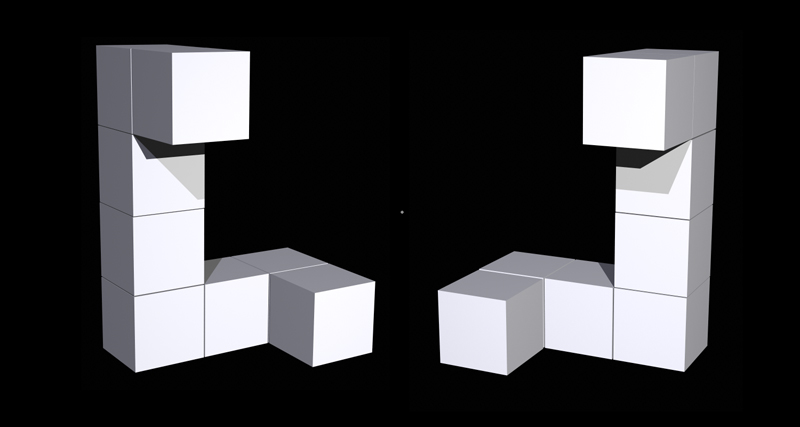
#> input picture Allstimuliasjpg/All stimuli as jpg_/14_50_R.jpg, 800 x 427 px, given in place of 1_100.jpg, which was not available
$ python minecraft_image_matching_output_gaze_data.py
#> lines starting #> are read from the running program, lines starting #| are printed output that depends on the picture; after the words box and inside, x2 and y2 are one past the last pixel; in counts of white or black regions, pixels touching at a corner belong together; pictures that were not available may be replaced by others from this repository, and a replacement may not be noted
from __future__ import print_function
import cv2 as cv
import numpy as np
import argparse
from matplotlib import pyplot as plt
import csv
import os
from scipy import stats
from collections import Counter
import math

#minHessian = 400
detector = cv.ORB_create(1000)
#images_roi_counter = {}

mapping_file = "qualtrics_mapping.csv" #file provides mapping between the question and the reference image
csv_file = open(mapping_file)
#> (reads Survey Mining/qualtrics_mapping.csv from the repository)
csv_data=csv.DictReader(csv_file)
images_files= [] #store the filename for each image
images = [] #stores all of the images

image_keypoints  = [] #variable to store keypoints for each reference image

'''
This chunk of code pulls in the images and then processes the keypoints and descriptors
for all of the reference images
'''
fixation_counter = {}
image_contours = {}
user_fixation_counter = {}
user_fixation_occ = {}
n_fixation_counter = {}
for line in csv_data:
	file_name=line['image_file']+"_"+line["angle"]
	if line['same']=="2":
		file_name+="_R.jpg"
	else:
		file_name+=".jpg"
	file_name = os.path.join("Allstimuliasjpg\\All stimuli as jpg_", file_name)
	images_files.append(file_name)
	#print(file_name)
	#images_roi_counter[file_name]=Counter()
	c_img = cv.imread(file_name,1)
#> c_img is the input picture: shape (427, 800, 3); mean B, G, R 62.8, 60.4, 60.5
	img1 = c_img.copy()
	img1 = cv.cvtColor(img1, cv.COLOR_BGR2GRAY)
 # trainImage
	#img_mat = np.empty((img1.shape[0], img1.shape[1], 3), dtype=np.uint8)

	#cv.imshow(img1, img_mat)
	images.append(img1)
	kp,dp = detector.detectAndCompute(img1, None)
#> kp = 698 keypoints; strongest (x, y, size): (247, 138, 31), (585, 141, 64.3), (584, 57, 31), (584, 58, 37.2)
	image_keypoints.append({"keypoints": kp,"descriptors": dp})
	#ret, thresh = cv.threshold(img1,127,255, cv.THRESH_BINARY) #we use thresholding to find the bounding box
	th3 = cv.adaptiveThreshold(img1,255,cv.ADAPTIVE_THRESH_GAUSSIAN_C,cv.THRESH_BINARY,15,2)
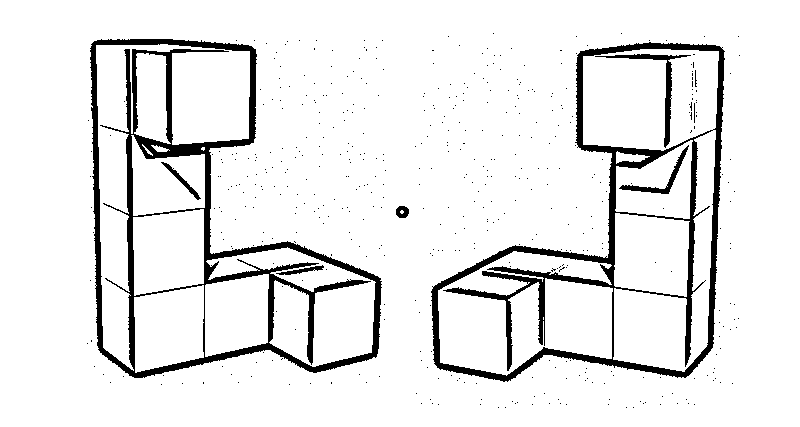
#> th3: shape (427, 800); 91.9% white; 499 black regions (490 under 20 px)
	contours, hier = cv.findContours(th3, cv.RETR_TREE, cv.CHAIN_APPROX_SIMPLE)
#> contours = 540 contours, 516 with area under 20; largest, box (x1, y1, x2, y2) and area: (0, 0, 800, 427) 340374, (89, 38, 383, 379) 61678, (430, 41, 726, 383) 58924, (583, 49, 719, 372) 20888, (96, 44, 250, 371) 15371
	#add all contouns to the fixation counter
	#within each Counter make a counter for above median, below median, for time and score
	image_contours[file_name]={}
	fixation_counter[file_name]={}
	for c in range(len(contours)):
		#print(contours[c])
		#print(hier[0][c])
		(x,y,w,h) = cv.boundingRect(contours[c])
		if (w * h) > 2000:
			#print(w*h)
			#c_contour = contours[c]
			fixation_counter[file_name][c]= Counter()
			image_contours[file_name][c] = contours[c]
#> this loop made 540 passes
#> (x, y, w, h) on passes 1 to 3: (0, 0, 800, 427), (632, 406, 3, 3), (625, 406, 3, 3)
#> after the loop, fixation_counter = 1 item; image_contours = 1 item
#> pass 2 of the loop `for line in csv_data:`:
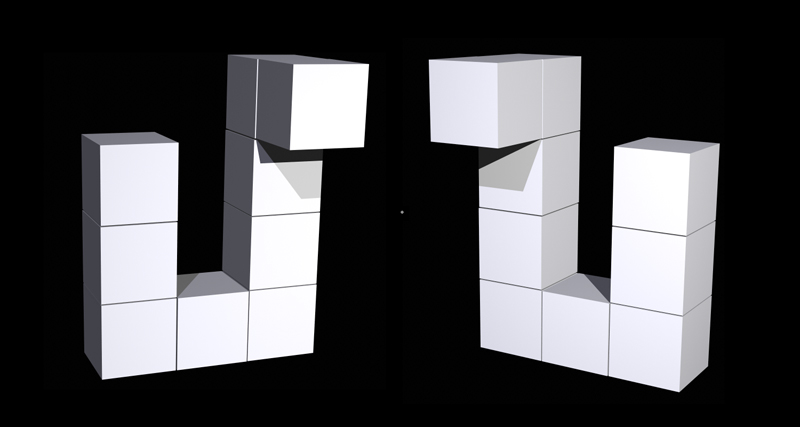
#> input picture Allstimuliasjpg/All stimuli as jpg_/16_50_R.jpg, 800 x 427 px, given in place of 2_50.jpg, which was not available
#> c_img is the input picture: shape (427, 800, 3); mean B, G, R 76.9, 74.3, 74.4
#> kp = 924 keypoints; strongest (x, y, size): (368, 65, 31), (174, 367, 31), (615, 147, 31), (367, 65, 37.2)
#> `th3 = cv.adaptiveThreshold(img1,255,cv.ADAPTIVE_THRESH_GAUSSIAN_C,cv.T..`:
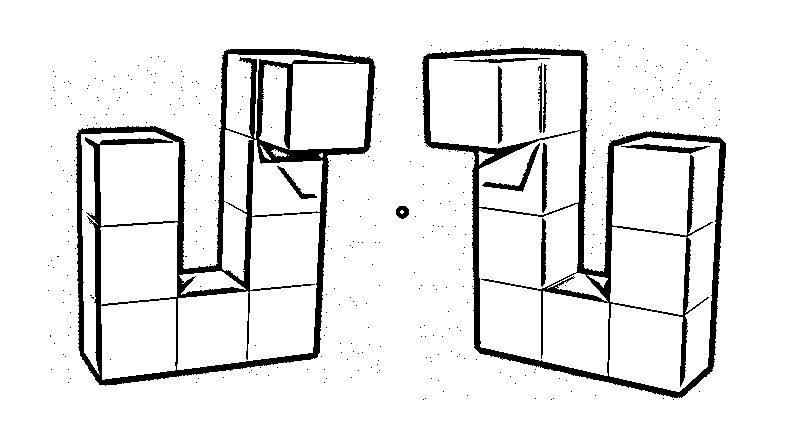
#> th3: shape (427, 800); 91.2% white; 355 black regions (343 under 20 px)
#> contours = 399 contours, 368 with area under 20; largest, box (x1, y1, x2, y2) and area: (0, 0, 800, 427) 340374, (421, 46, 727, 399) 71904, (75, 48, 377, 387) 68766, (429, 54, 581, 215) 18868, (609, 137, 720, 392) 17060
#> the loop `for c in range(len(contours)):` made 399 passes
#> (x, y, w, h) on passes 1 to 3: (0, 0, 800, 427), (672, 398, 3, 3), (550, 398, 3, 3)
#> after the loop `for c in range(len(contours)):`: fixation_counter = 2 items
#> (the run stopped early here; a loop or call above may not have finished)
